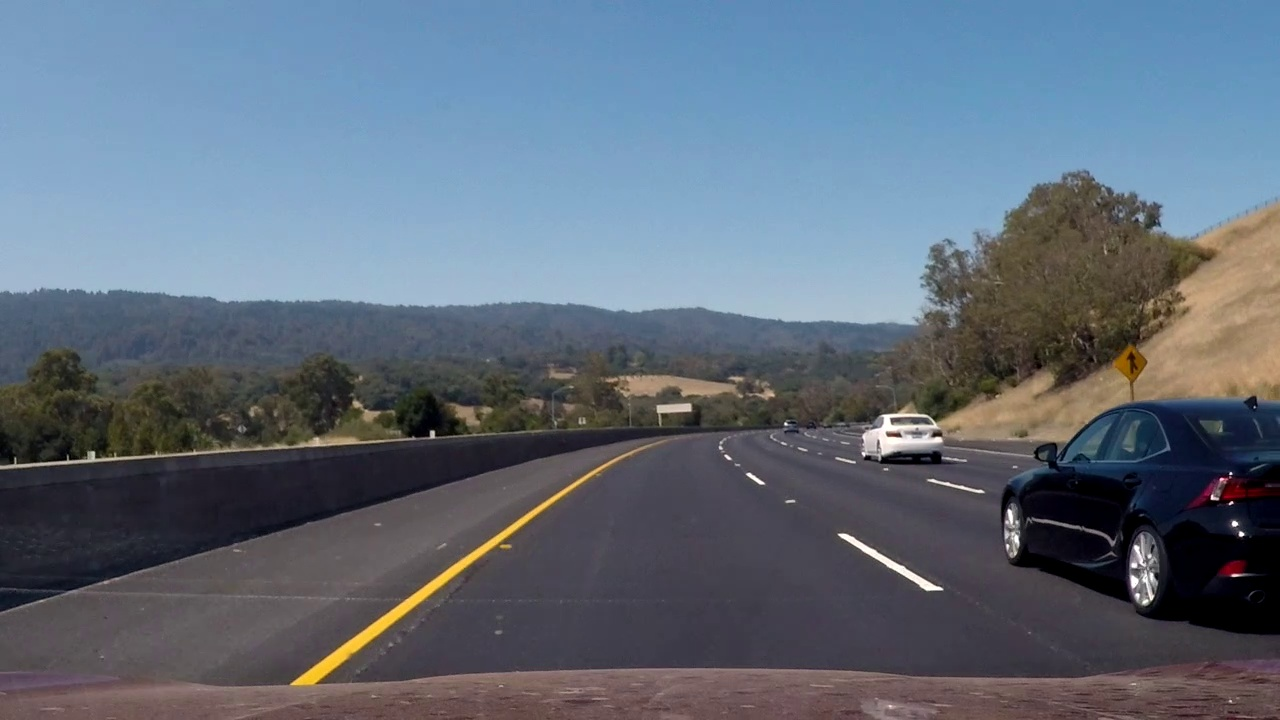
#> input picture 720x1280.jpg, 1280 x 720 px, found by its file name
$ python Crop_and_Canny.py
#> lines starting #> are read from the running program, lines starting #| are printed output that depends on the picture; after the words box and inside, x2 and y2 are one past the last pixel; in counts of white or black regions, pixels touching at a corner belong together
import cv2
import numpy as np
#import imutils

img=cv2.imread('720x1280.jpg',1)
#> img is the input picture: shape (720, 1280, 3); mean B, G, R 122.2, 108.2, 96.5

img=img[:240,:]
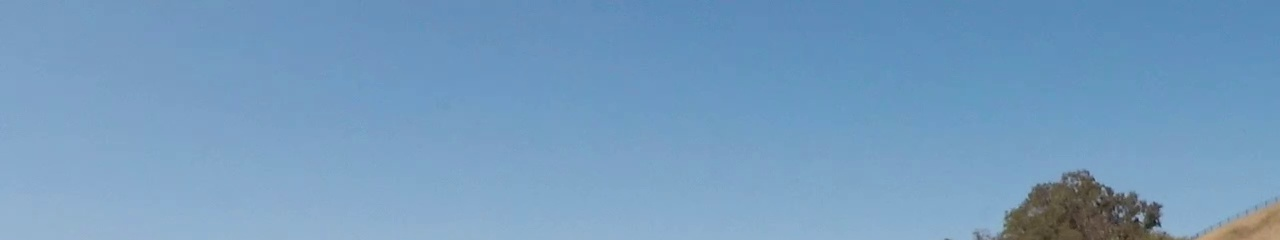
#> img: shape (240, 1280, 3); mean B, G, R 191.3, 156.5, 117.3
cv2.imshow('cropped',img)

m = np.median(img)
#> m = 157
#print(m)
lower = int(max(0,(1.0-0.33) * m))
#> lower = 105
upper = int(min(255,(1.0+0.33) * m))
#> upper = 208
#print(lower,upper)
edged = cv2.Canny(img, lower, upper)
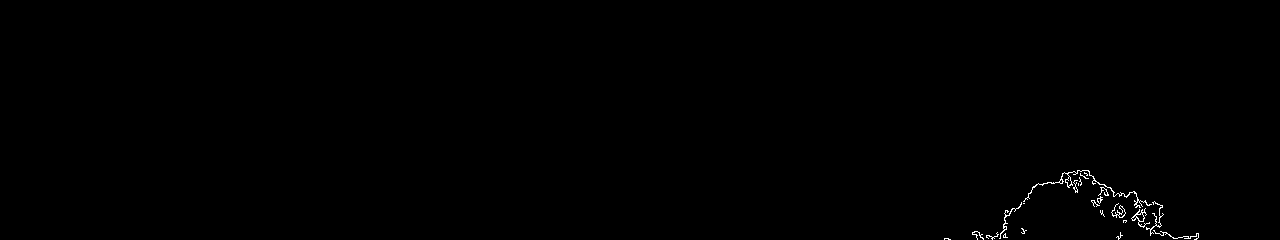
#> edged: shape (240, 1280); 0.32% white in thin lines or dots, all inside (x1, y1, x2, y2) = (944, 170, 1199, 240)

cv2.imshow('edge_detected',edged)
cv2.imwrite('edge_detected.jpg',edged)

if cv2.waitKey(0):
#> (key Esc is pressed here)
    cv2.destroyAllWindows()
